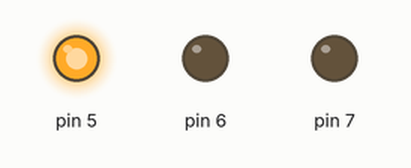
The sketch below on a simulated Arduino Uno, built with avr-gcc and run on an emulated ATmega328P. On the bench: output pins drawn as LEDs (lit = HIGH).

Above: at 0.5 s.
At 2.5 s:
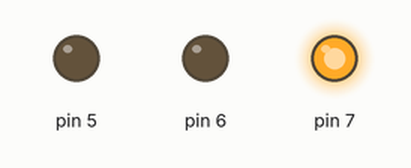
At 3.5 s:
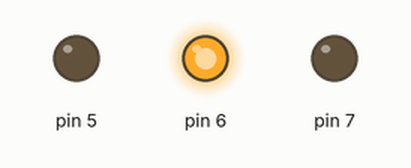
Timing chart, 0 to 5.2 s (numbered marks = the images above):
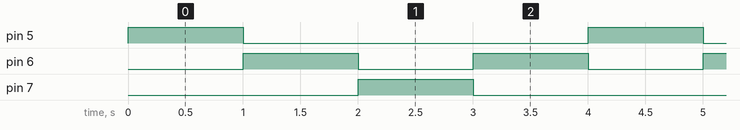

The sketch:

ex6_3.ino
```cpp
void setup()
{
  DDRD = 0b11100000;
  PORTD = 0b00000000;
}

void loop()
{
  PORTD = PORTD | (1<<5);
  _delay_ms(1000);
  PORTD = PORTD & ~(1<<5);

  PORTD = PORTD | (1<<6);
  _delay_ms(1000);
  PORTD = PORTD & ~(1<<6);

  PORTD = PORTD | (1<<7);
  _delay_ms(1000);
  PORTD = PORTD & ~(1<<7);

  PORTD = PORTD | (1<<6);
  _delay_ms(1000);
  PORTD = PORTD & ~(1<<6);
}
```

Measured:
- by itself, pin 5, pin 7: alternates HIGH for 1.0 s and LOW for 3.0 s
- by itself, pin 6: alternates HIGH for 1.0 s and LOW for 1.0 s
- by itself, everything shown: repeats every 4.0 s, in 5 steps
